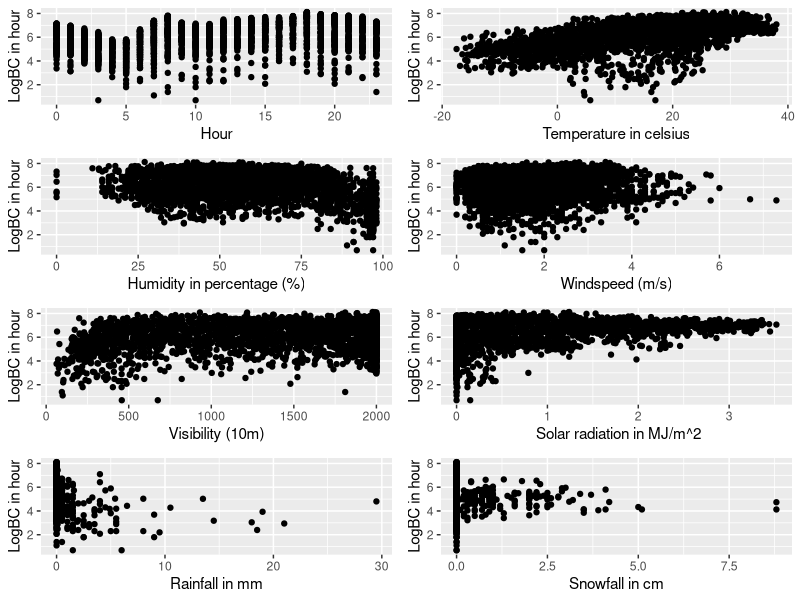
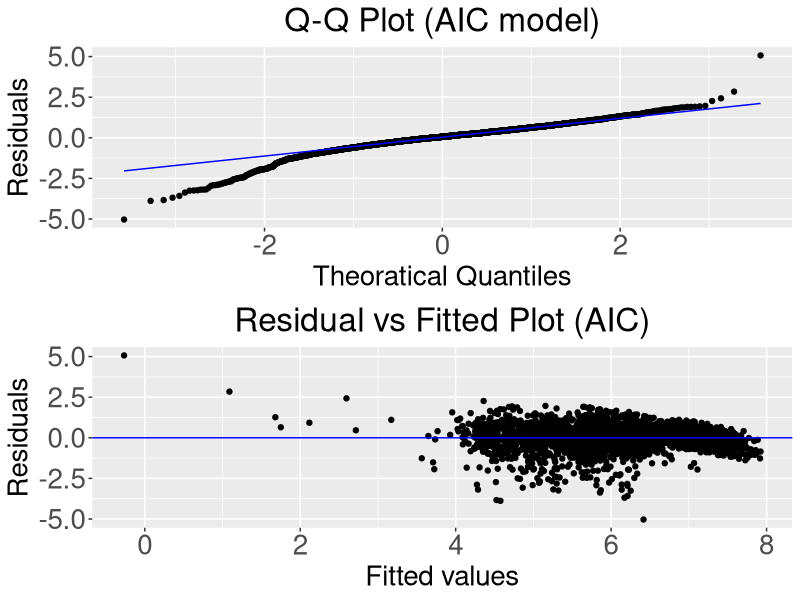

The R script that drew these images, in order:
library(ggplot2)
library(plyr) 
library(ggpubr)
library(car)
library(gridExtra)

# read the file
df <- read.csv(file = 'Bikedata.csv', sep = ",")
df

head(df)

#check missing data
apply(df, 2, function(x) any(is.na(x)))


# summary of dataset

t1 <- get_summary_stats(df, show = c("n", "min", "max", "mean", "median", "iqr", "sd")) # to appendix
t1



# Full Model

bike_count <- lm(log.Rented.Bike.Count ~ ., data = df)
summary(bike_count)




#Descriptive analysis

data_f <- df
data_f <- rename(data_f,c('log.Rented.Bike.Count'='LogBC in hour', 'Hour'='Hour', 'Temperature'='Temperature in celsius',  'Humidity'='Humidity in percentage (%)', 'Wind.speed'='Windspeed (m/s)', 'Visibility'='Visibility (10m)', 'Solar.Radiation'=' Solar radiation in MJ/m^2', 'Rainfall'='Rainfall in mm', 'Snowfall'='Snowfall in cm', 'Seasons'='Seasons (Autumn = 1, Spring = summer = winter = 0)', "Holiday" = "Holiday (yes = 1 , no = 0)"))
head (data_f)




# Scatter plot excluding Log.Rented.Bike.Count itself


scatterplots <- lapply(names(data_f)[c(-1, -10, -11)], function(x) {
  ggplot(data_f, aes(y = `LogBC in hour`, x = .data[[x]])) + 
    theme(plot.title = element_text(hjust = 0.5)) +
    ylab("LogBC in hour") +
    xlab(x) +
    geom_point() 
})

figure <- ggarrange(
  scatterplots[[1]], scatterplots[[2]], scatterplots[[3]], scatterplots[[4]],
  scatterplots[[5]], scatterplots[[6]], scatterplots[[7]], scatterplots[[8]],
   nrow = 4, ncol = 2
)

figure

# correlation 


cor(df$log.Rented.Bike.Count,df$Hour)
cor(df$log.Rented.Bike.Count,df$Temperature)
cor(df$log.Rented.Bike.Count,df$Humidity)
cor(df$log.Rented.Bike.Count,df$Wind.speed)
cor(df$log.Rented.Bike.Count,df$Visibility)
cor(df$log.Rented.Bike.Count,df$Solar.Radiation)
cor(df$log.Rented.Bike.Count,df$Rainfall)
cor(df$log.Rented.Bike.Count,df$Snowfall)





# Best Subset Selection for all the subsets of the predicates

data_lm <- df
data_lm$log.Rented.Bike.Count <- NULL

mod_headers <- names(data_lm[1:ncol(data_lm)])
models <- list()

  
  
k <- 1
for (i in 1:length(mod_headers)) {
  tab <- combn(mod_headers, i)
  tab
  for(j in 1:ncol(tab)) {
    mod_tab_new <- c(tab[, j], "log.Rented.Bike.Count")
    models[[k]]  <- lm(log.Rented.Bike.Count ~ ., data = df[mod_tab_new])
    k <- k + 1
  }
}

# Best model by AIC
lm_AIC <- models[[which.min(sapply(models, AIC))]] # hour, temperature, humidity, wind speed, rainfall, season spring, season summer, season winter, no holiday
summary(lm_AIC )
AIC(models[[which.min(sapply(models, AIC))]]) # 6521.45





#qq AIC

res <- residuals(lm_AIC)
res
qq_plot <- ggplot(data = lm_AIC, aes(sample = lm_AIC$residuals)) + 
  geom_qq(color = "black") +
  geom_qq_line(color = "blue") +
  theme(axis.text = element_text(size = 20), axis.title = element_text(size = 20), title = element_text(size = 20), 
        plot.title = element_text(hjust = 0.5)) + 
  ylab("Residuals") + xlab("Theoratical Quantiles") + ggtitle("Q-Q Plot (AIC model)")



#residual vs fitted values

residual_plot <- ggplot(df, aes(y = lm_AIC$res, x = lm_AIC$fitted.values)) +
  theme(axis.text = element_text(size = 20), axis.title = element_text(size = 20), title = element_text(size = 20), 
        plot.title = element_text(hjust = 0.5)) +
  geom_point() + ylab("Residuals") + xlab("Fitted values") + ggtitle("Residual vs Fitted Plot (AIC)")+
  geom_abline(intercept = 0, slope = 0, col="blue")


combined_plot <- grid.arrange(qq_plot, residual_plot, nrow = 2)



# Variance inflation factor (VIF)

vif(lm_AIC)


# confidence intervals

conf = confint(lm_AIC, level=0.95)
conf
